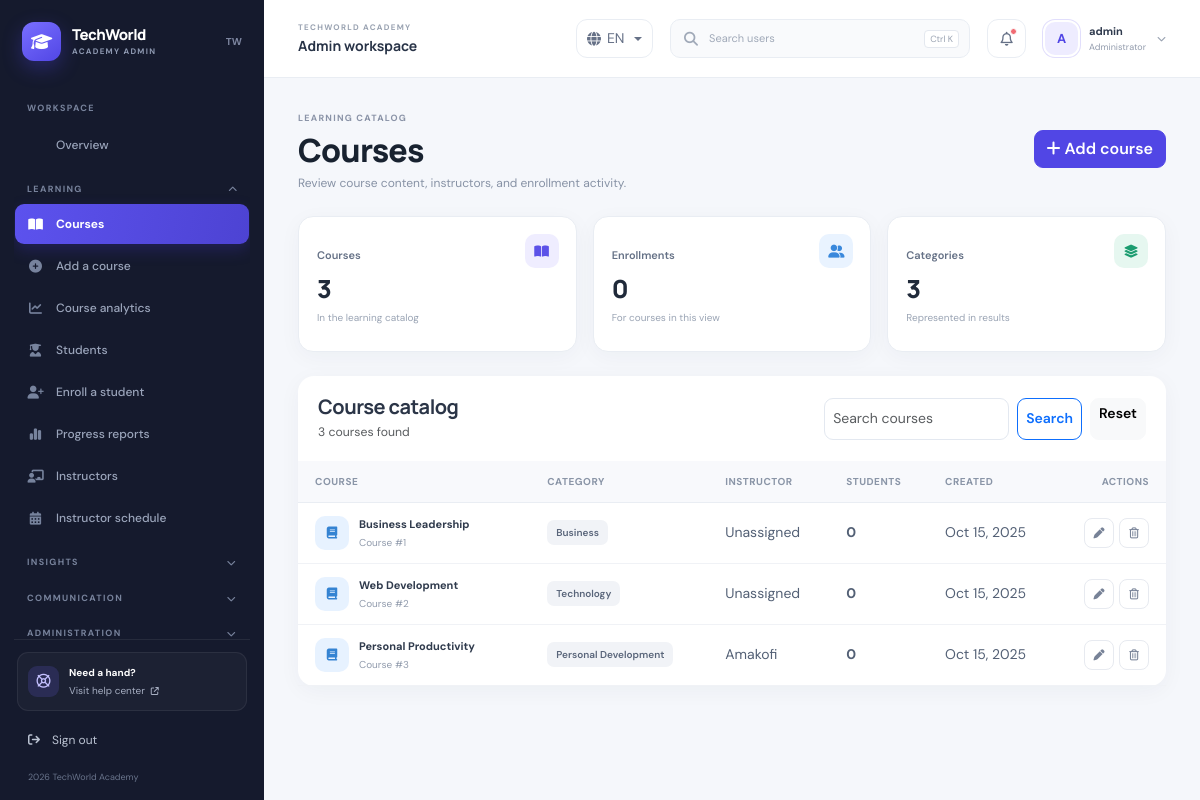
The app's page /Admin-dashboard/Courses/all_courses/all_courses.php (signed in) with its own data.
### tables this page shows
CREATE TABLE `courses` (
  `id` int(11) NOT NULL,
  `title` varchar(100) NOT NULL,
  `description` text DEFAULT NULL,
  `thumbnail` varchar(255) DEFAULT NULL,
  `category` varchar(50) DEFAULT NULL,
  `instructor_id` int(11) DEFAULT NULL,
  `category_id` int(11) DEFAULT NULL,
  `created_at` timestamp NOT NULL DEFAULT current_timestamp(),
  `status` varchar(255) NOT NULL DEFAULT 'active',
  `is_published` tinyint(1) DEFAULT 1,
  `is_active` tinyint(1) DEFAULT 1,
  `price` decimal(10,2) DEFAULT 0.00,
  `updated_at` timestamp NOT NULL DEFAULT current_timestamp() ON UPDATE current_timestamp(),
  `level` varchar(50) DEFAULT 'Beginner',
  `duration` varchar(50) DEFAULT '40 hours'
);

### Admin-dashboard/Courses/all_courses/all_courses.php (the view, shortened to what this page needs)
<?php
$pdo=get_db(); $token=generate_csrf_token(); $notice=''; $error='';
$search=trim($_GET['search']??''); $where=''; $params=[]; if($search!==''){$where='WHERE c.title LIKE ? OR u.full_name LIKE ? OR c.category LIKE ?';$params=array_fill(0,3,"%$search%");}
$count=$pdo->prepare("SELECT COUNT(*) FROM courses c LEFT JOIN users u ON u.id=c.instructor_id $where");$count->execute($params);$total=(int)$count->fetchColumn();
$q=$pdo->prepare("SELECT c.id,c.title,c.category,c.description,c.created_at,COALESCE(u.full_name,u.username,'Unassigned') AS instructor_name,(SELECT COUNT(*) FROM enrollments e WHERE e.course_id=c.id) AS enrolled_count FROM courses c LEFT JOIN users u ON u.id=c.instructor_id $where ORDER BY c.created_at DESC");$q->execute($params);$courses=$q->fetchAll();
include(__DIR__.'/../../includes/header/header.php');include(__DIR__.'/../../includes/navbar/navbar.php');include(__DIR__.'/../../includes/sidebar/sidebar.php');
?>
<main class="main-content"><div class="container-fluid"><div class="page-heading"><div><span class="page-kicker">LEARNING CATALOG</span><h1>Courses</h1><p>Review course content, instructors, and enrollment activity.</p></div><a class="btn btn-primary" href="/Admin-dashboard/Courses/add_course/add_course.php"><i class="fa-solid fa-plus me-1"></i>Add course</a></div>
<div class="row g-3 mb-4"><div class="col-md-4"><div class="metric-card"><span class="metric-icon purple"><i class="fa-solid fa-book-open"></i></span><span class="metric-label">Courses</span><strong><?=number_format($total)?></strong><small>In the learning catalog</small></div></div><div class="col-md-4"><div class="metric-card"><span class="metric-icon blue"><i class="fa-solid fa-user-group"></i></span><span class="metric-label">Enrollments</span><strong><?=number_format(array_sum(array_column($courses,'enrolled_count')))?></strong><small>For courses in this view</small></div></div><div class="col-md-4"><div class="metric-card"><span class="metric-icon green"><i class="fa-solid fa-layer-group"></i></span><span class="metric-label">Categories</span><strong><?=count(array_unique(array_filter(array_column($courses,'category'))))?></strong><small>Represented in results</small></div></div></div>
<section class="card border-0"><div class="table-toolbar"><div><h2 class="h5 mb-1">Course catalog</h2><div class="text-muted small"><?=$total?> courses found</div></div><form method="get" class="d-flex gap-2"><input class="form-control form-control-sm" name="search" value="<?=htmlspecialchars($search,ENT_QUOTES,'UTF-8')?>" placeholder="Search courses"><button class="btn btn-sm btn-outline-primary">Search</button><a class="btn btn-sm btn-light" href="?">Reset</a></form></div><div class="table-responsive"><table class="table admin-table mb-0" data-admin-sort><thead><tr><th data-sort>Course</th><th data-sort>Category</th><th data-sort>Instructor</th><th data-sort>Students</th><th data-sort>Created</th><th class="text-end">Actions</th></tr></thead><tbody>
<?php foreach($courses as $c):?><tr><td><div class="table-person"><span class="course-avatar"><i class="fa-solid fa-book"></i></span><span><strong><?=htmlspecialchars($c['title'],ENT_QUOTES,'UTF-8')?></strong><small>Course #<?=(int)$c['id']?></small></span></div></td><td><span class="role-pill"><?=htmlspecialchars($c['category']?:'Uncategorized',ENT_QUOTES,'UTF-8')?></span></td><td><?=htmlspecialchars($c['instructor_name'],ENT_QUOTES,'UTF-8')?></td><td><strong><?=number_format((int)$c['enrolled_count'])?></strong></td><td><?=htmlspecialchars(date('M j, Y',strtotime($c['created_at'])),ENT_QUOTES,'UTF-8')?></td><td><div class="table-actions"><button class="table-icon-action" type="button" title="Edit course" data-bs-toggle="modal" data-bs-target="#editCourseModal" data-edit-course data-id="<?=(int)$c['id']?>" data-title="<?=htmlspecialchars($c['title'],ENT_QUOTES,'UTF-8')?>" data-category="<?=htmlspecialchars($c['category']??'',ENT_QUOTES,'UTF-8')?>" data-description="<?=htmlspecialchars($c['description']??'',ENT_QUOTES,'UTF-8')?>"><i class="fa-solid fa-pen"></i></button><form method="post" data-confirm-message="Delete <?=htmlspecialchars($c['title'],ENT_QUOTES,'UTF-8')?>? This cannot be undone."><input type="hidden" name="csrf_token" value="<?=htmlspecialchars($token,ENT_QUOTES,'UTF-8')?>"><input type="hidden" name="action" value="delete_course"><input type="hidden" name="id" value="<?=(int)$c['id']?>"><button class="table-icon-action danger" type="submit" title="Delete course"><i class="fa-regular fa-trash-can"></i></button></form></div></td></tr><?php endforeach;?>
</tbody></table></div></section></div></main>
<?php include(__DIR__.'/../../includes/footer/footer.php'); ?>

### Admin-dashboard/css/dashboard.css (style rules this page uses)
:root { --admin-sidebar-width: 264px; --admin-topbar-height: 78px; --admin-ink: #182230; --admin-muted: #8490a3; --admin-border: #e9edf3; --admin-canvas: #f5f7fb; --admin-primary: #5146e5; --admin-sidebar: #151a2d; --admin-sidebar-muted: #9ba5bb; }
* { box-sizing: border-box; }
html { min-width: 320px; }
body.admin-body { margin: 0; background: var(--admin-canvas); color: var(--admin-ink); font-family: 'DM Sans', system-ui, sans-serif; font-size: 14px; }
.admin-body h1, .admin-body h2, .admin-body h3, .admin-body h4, .admin-body h5 { color: var(--admin-ink); font-family: Manrope, 'DM Sans', sans-serif; letter-spacing: -.025em; }
.admin-body .card { border: 1px solid var(--admin-border); border-radius: 16px; box-shadow: 0 5px 22px rgba(27, 39, 67, .045); }
.admin-body .btn { border-radius: 9px; font-weight: 600; }
.admin-body .btn-primary { background: var(--admin-primary); border-color: var(--admin-primary); }
.admin-body .form-control, .admin-body .form-select { border-color: #e3e8f0; border-radius: 9px; min-height: 42px; }
.main-content { min-height: 100vh; margin-left: var(--admin-sidebar-width); padding-top: var(--admin-topbar-height); }
.main-content > .container-fluid { padding: 28px 34px !important; }
.admin-body .table { --bs-table-bg: transparent; }
.admin-body .table thead th { border-bottom-color: var(--admin-border); color: #8a95a7; background: #f8f9fc; font-size: 10px; font-weight: 700; letter-spacing: .05em; text-transform: uppercase; }
.admin-body .table td { border-bottom-color: #f0f2f6; color: #536075; vertical-align: middle; }
.page-heading { display:flex;align-items:center;justify-content:space-between;gap:18px;margin-bottom:24px }
.page-heading h1 { margin:4px 0 5px;font-size:clamp(25px,3vw,32px);font-weight:800 }
.page-heading p { margin:0;color:#8792a5;font-size:12px }
.page-kicker { color:#8a93a7;font-size:9px;font-weight:700;letter-spacing:.14em }
.metric-card { position:relative;min-height:136px;padding:18px;border:1px solid var(--admin-border);border-radius:15px;background:#fff;box-shadow:0 5px 22px #1b27430a }
.metric-card>strong { display:block;margin-top:7px;color:#202a3a;font:800 25px Manrope,sans-serif }
.metric-label { display:block;margin-top:12px;color:#657186;font-size:11px;font-weight:600 }
.metric-card small { color:#9aa4b4;font-size:10px }
.metric-icon { position:absolute;top:17px;right:17px;display:grid;width:34px;height:34px;place-items:center;border-radius:10px;font-size:13px }
.metric-icon.purple { color:#5c52e8;background:#efedff }
.metric-icon.green { color:#1c9c70;background:#e6f7f0 }
.metric-icon.blue { color:#3988dc;background:#e9f3ff }
.table-toolbar { display:flex;align-items:center;justify-content:space-between;gap:16px;padding:19px 20px }
.table-toolbar h2 { color:#2b3547;font-weight:700 }
.admin-table { min-width:700px }
.admin-table th,.admin-table td { padding:13px 17px!important }
.admin-table th[data-sort] { cursor:pointer;user-select:none }
.table-person { display:flex;align-items:center;gap:10px;min-width:175px }
.table-person>span:last-child { display:grid;gap:2px }
.table-person strong { color:#303b4d;font-size:11px;font-weight:700 }
.table-person small { color:#929cad;font-size:10px }
.person-avatar,.course-avatar { display:grid;width:34px;height:34px;flex:none;place-items:center;border-radius:10px;color:#5c52e8;background:#efedff;font-size:12px;font-weight:700 }
.course-avatar { color:#3483d2;background:#e7f2ff }
.role-pill { display:inline-flex;padding:5px 9px;border-radius:7px;color:#59657a;background:#f1f3f7;font-size:10px;font-weight:600 }
.table-actions { display:flex;justify-content:flex-end;gap:5px }
.table-actions form { display:inline-flex }
.table-icon-action { display:inline-grid;width:30px;height:30px;place-items:center;border:1px solid #e7eaf0;border-radius:8px;color:#778297;background:white;text-decoration:none;font-size:11px }

### records on screen
courses: title "Business Leadership", id "1", category "Business", instructor_name "Unassigned", enrolled_count "0", created_at "Oct 15, 2025"
courses: title "Web Development", id "2", category "Technology", instructor_name "Unassigned", enrolled_count "0", created_at "Oct 15, 2025"
courses: title "Personal Productivity", id "3", category "Personal Development", instructor_name "Amakofi", enrolled_count "0", created_at "Oct 15, 2025"

### other values on screen
$dashboardLanguage "EN"
substr((string)($_SESSION['username'] ?? 'A'), 0, 1) "A"
$_SESSION['username'] "admin"
$groupName "LEARNING"
$label "Courses"
$label "Add a course"
$label "Course analytics"
$label "Students"
$label "Enroll a student"
$label "Progress reports"
$label "Instructors"
$label "Instructor schedule"
$groupName "INSIGHTS"
$groupName "COMMUNICATION"
$groupName "ADMINISTRATION"
